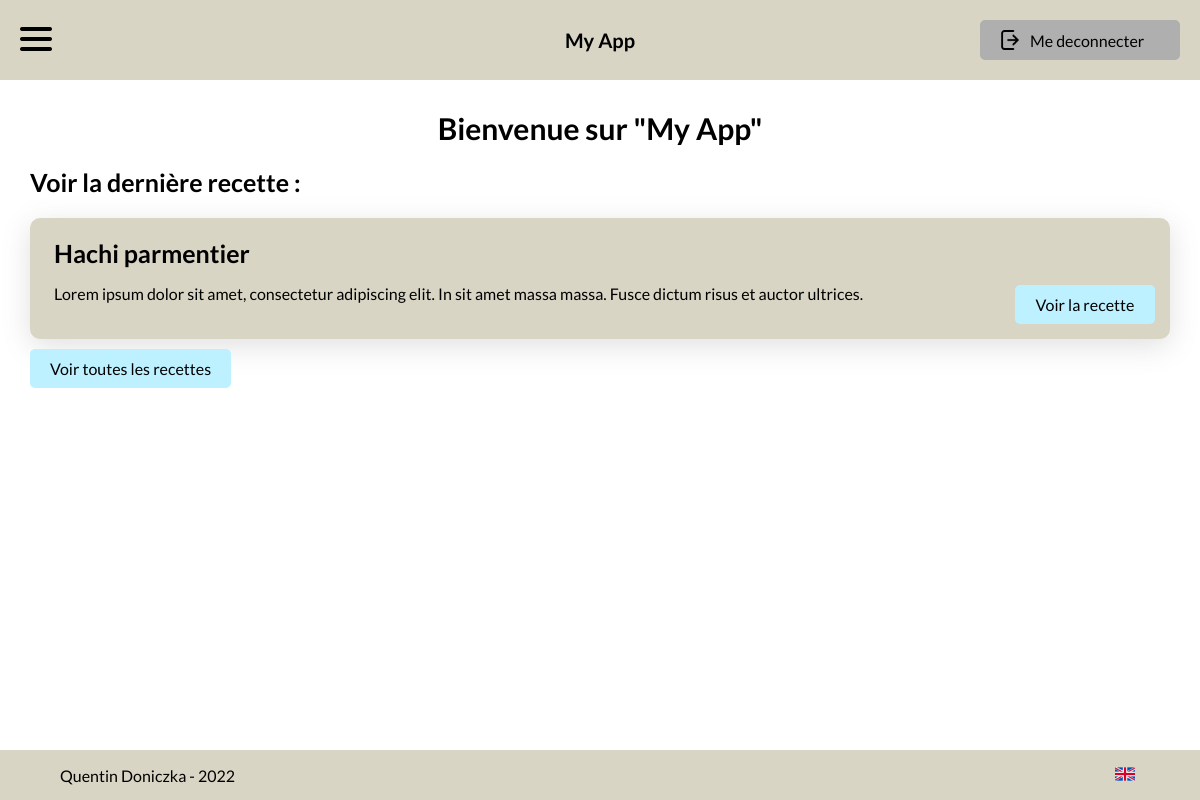
The page / (signed in) on the database its author committed.
### tables this page shows
CREATE TABLE receipts (
        id INTEGER PRIMARY KEY AUTOINCREMENT,
        titre VARCHAR(255) NOT NULL,
        temps INT,
        ingredients TEXT,
        lang VARCHAR(3) DEFAULT "fr",
        id_owner INT,
        is_public INT DEFAULT 0,
        resume TEXT,
        description TEXT NOT NULL
    );

### assets/php/traductions.php (called while the page is built, shortened)
<?php
function traduction() {
    $traduction = [];
    $traduction["fr"] = [];
    $traduction["en"] = [];
    $traduction["fr"]["accueil"] = [];
    $traduction["fr"]["accueil"]["titre"] = "Bienvenue sur \"My App\"";
    $traduction["fr"]["accueil"]["titre2"] = "Voir la dernière recette :";
    $traduction["fr"]["accueil"]["info"] = "Voir la recette";
    $traduction["fr"]["accueil"]["info_all"] = "Voir toutes les recettes";
    $traduction["fr"]["lang"] = [];
    $traduction["fr"]["lang"]["change_fr"] = "Traduire le site en français";
    $traduction["fr"]["lang"]["change_en"] = "Traduire le site en anglais";
    $traduction["fr"]["gestion"] = [];
    $traduction["fr"]["gestion"]["btn_edit"] = "Editer";
    $traduction["fr"]["gestion"]["btn_delete"] = "Supprimer";
    $traduction["fr"]["recette"] = [];
    $traduction["fr"]["recette"]["titre_privee"] = "Page de recette (privée)";
    $traduction["fr"]["recette"]["titre_public"] = "Page de recette (public)";
    $traduction["fr"]["recette"]["creation"] = "Création";
    $traduction["fr"]["recette"]["modif"] = "Modification";
    $traduction["fr"]["recette"]["recette"] = "recette";
    $traduction["fr"]["recette"]["titre"] = "Titre de la recette";
    $traduction["fr"]["recette"]["temps"] = "Temps de préparation (min)";
    $traduction["fr"]["recette"]["description"] = "Courte description";
    $traduction["fr"]["recette"]["ingredient"] = "Ingrédients";
    $traduction["fr"]["recette"]["t_ingredient"] = "Ecrire votre ingrédient ...";
    $traduction["fr"]["recette"]["q_ingredient"] = "Quantité";
    $traduction["fr"]["recette"]["u_ingredient"] = "Unité";
    $traduction["fr"]["recette"]["n_ingredient"] = "Nom ingrédient";
    $traduction["fr"]["recette"]["add"] = "Ajouter";
    $traduction["fr"]["recette"]["etape"] = "Etapes";
    $traduction["fr"]["recette"]["e_etape"] = "Ecrire votre étape ...";
    $traduction["fr"]["recette"]["save"] = "Enregistrer";
    $traduction["fr"]["recette"]["cancel"] = "Annuler";
    $traduction["fr"]["recette"]["r_liste"] = "Retour à la liste";
    $traduction["fr"]["recette"]["indispo"] = "Recette indisponible";
    $traduction["fr"]["recette"]["time"] = "Temps de préparations :";
    $traduction["fr"]["recette"]["n_recette"] = "Nouvelle recette";
    $traduction["fr"]["recette"]["propose"] =  "Proposer ma recette";
    $traduction["fr"]["recette"]["voir"] = "Voir la recette";
    $traduction["fr"]["recette"]["edit"] = "Editer";
    $traduction["fr"]["recette"]["sup"] = "Supprimer";
    $traduction["fr"]["recette"]["none"] = "Il n'y a pas de recettes à afficher.";
    $traduction["fr"]["signin"] = [];
    $traduction["fr"]["signin"]["titre"] = "Connexion";
    $traduction["fr"]["signin"]["mail"] = "Email";
    $traduction["fr"]["signin"]["name"] = "Pseudo";
    $traduction["fr"]["signin"]["mdp"] = "Mot de passe";
    $traduction["fr"]["signin"]["c_mdp"] = "Confirmation de mot de passe";
    $traduction["fr"]["signin"]["connect"] = "Se connecter";
    $traduction["fr"]["signin"]["inscrire"] = "S'inscrire";
    $traduction["fr"]["signin"]["membre"] = "Déjà membre ?";
    $traduction["fr"]["signin"]["success"] = "Inscription réussie, veuillez vous connecter.";
    $traduction["fr"]["header"]["home"] = "Accueil";
    $traduction["fr"]["header"]["profil"] = "Profil";
    $traduction["fr"]["header"]["recette"] = "Recettes";
    $traduction["fr"]["header"]["m_recette"] = "Mes recettes";
    $traduction["fr"]["header"]["course"] = "Liste de courses";
    $traduction["fr"]["header"]["utilisateur"] = "Gestion des utilisateurs";
    $traduction["fr"]["header"]["deco"] = "Me deconnecter";
    $traduction["fr"]["error_signin"]["pseudo"] = "Ce pseudo est déjà pris";
    $traduction["fr"]["error_signin"]["mdp"] = "Mots de passes differents";
    $traduction["fr"]["error_signin"]["email"] = "Email invalide";
    $traduction["fr"]["error_signin"]["user_ok"] = "Utilisateur bien enregistré.";
    $traduction["fr"]["error_signin"]["fields"] = "Les champs ne sont pas bien remplis.";
    $traduction["fr"]["error_signin"]["connect_ok"] = "Connexion réussie.";
    $traduction["fr"]["error_signin"]["id"] = "Les identifiants sont incorrects.";
    $traduction["fr"]["msg_role"]["droit"] = "Vous ne pouvez pas modifier les rôles.";
    $traduction["fr"]["msg_role"]["self"] = "Vous ne pouvez pas modifier votre propre rôle.";
    $traduction["fr"]["msg_role"]["update"] = "Rôle mis à jour.";
    $traduction["fr"]["msg_role"]["error"] = "Une erreur est survenu, veuillez réessayer plus tard.";
    $traduction["fr"]["recette"]["my_fav"] = "Mes favoris";
    $traduction["fr"]["recette"]["fav"] = "Favori";
    $traduction["fr"]["recette"]["moderation"] = "Modération des recettes";
    $traduction["fr"]["recette"]["add_course"] = "Ajouter à ma liste de course";
    $traduction["fr"]["liste"]["titre"] = "Ma liste de courses";
    $traduction["fr"]["liste"]["nombre"] = "Nombre de recettes choisies :";
    $traduction["fr"]["liste"]["creat"] = "Générer ma liste";
    $traduction["fr"]["liste"]["vide"] = "Liste de course vide";
    $traduction["fr"]["manage"]["titre"] = "Gestion des utilisateurs";
    $traduction["fr"]["manage"]["membre"] = "Membre";
    $traduction["en"]["accueil"] = [];
    $traduction["en"]["accueil"]["titre"] = "Welcome to \"My App\"";
    $traduction["en"]["accueil"]["titre2"] = "See the last receipt :";
    $traduction["en"]["accueil"]["info"] = "See receipt";
    $traduction["en"]["accueil"]["info_all"] = "See every receipts";
    $traduction["en"]["lang"] = [];
    $traduction["en"]["lang"]["change_fr"] = "Traduire le site en français";
    $traduction["en"]["lang"]["change_en"] = "Traduire le site en anglais";
    $traduction["en"]["gestion"] = [];
    $traduction["en"]["gestion"]["btn_edit"] = "Editer";
    $traduction["en"]["gestion"]["btn_delete"] = "Supprimer";
    $traduction["en"]["signin"] = [];
    $traduction["en"]["signin"]["titre"] = "Connection";
    $traduction["en"]["signin"]["mail"] = "Email";
    $traduction["en"]["signin"]["name"] = "Pseudo";
    $traduction["en"]["signin"]["mdp"] = "Password";
    $traduction["en"]["signin"]["c_mdp"] = "Confirm password";
    $traduction["en"]["signin"]["connect"] = "Log in";
    $traduction["en"]["signin"]["inscrire"] = "Register";
    $traduction["en"]["signin"]["membre"] = "Already member ?";
    $traduction["en"]["signin"]["success"] = "Register done, please login.";
    $traduction["en"]["signin"]["success"] = "Register done, please login.";
    $traduction["en"]["header"]["home"] = "Homepage";
    $traduction["en"]["header"]["profil"] = "Profil";
    $traduction["en"]["header"]["recette"] = "Receipt";
    $traduction["en"]["header"]["m_recette"] = "My Receipt";
    $traduction["en"]["header"]["course"] = "Shopping list";
    $traduction["en"]["header"]["utilisateur"] = "User management";
    $traduction["en"]["header"]["deco"] = "Logout";
    $traduction["en"]["error_signin"]["pseudo"] = "This pseudo is already taken";
    $traduction["en"]["error_signin"]["mdp"] = "password is not matching";
    $traduction["en"]["error_signin"]["email"] = "Email invalid";
    $traduction["en"]["error_signin"]["user_ok"] = "User well saved";
    $traduction["en"]["error_signin"]["fields"] = "The fields are not filled in correctly.";
    $traduction["en"]["error_signin"]["connect_ok"] = "Successful connection.";
    $traduction["en"]["error_signin"]["id"] = "Identifiers are incorrect.";
    $traduction["en"]["msg_role"]["droit"] = "You cannot change roles.";
    $traduction["en"]["msg_role"]["self"] = "You cannot change your won role.";
    $traduction["en"]["msg_role"]["update"] = "Updated role";
    $traduction["en"]["msg_role"]["error"] = "An error has occurred, please try again later.";
    $traduction["en"]["recette"] = [];
    $traduction["en"]["recette"]["titre_privee"] = "Receipts page (private)";
    $traduction["en"]["recette"]["titre_public"] = "Receipts page (public)";
    $traduction["en"]["recette"]["creation"] = "Creation";
    $traduction["en"]["recette"]["modif"] = "Edit";
    $traduction["en"]["recette"]["recette"] = "receipt";
    $traduction["en"]["recette"]["titre"] = "Receipts title";
    $traduction["en"]["recette"]["temps"] = "Preparation time (mins)";
    $traduction["en"]["recette"]["description"] = "Short Description";
    $traduction["en"]["recette"]["ingredient"] = "Ingredients";
    $traduction["en"]["recette"]["t_ingredient"] = "Write your ingredient...";
    $traduction["en"]["recette"]["q_ingredient"] = "Quantity";
    $traduction["en"]["recette"]["u_ingredient"] = "Unit";
    $traduction["en"]["recette"]["n_ingredient"] = "Ingredient name";
    $traduction["en"]["recette"]["add"] = "Add";
    $traduction["en"]["recette"]["etape"] = "Steps";
    $traduction["en"]["recette"]["e_etape"] = "Write your step...";
    $traduction["en"]["recette"]["save"] = "Save";
    $traduction["en"]["recette"]["cancel"] = "Cancel";
    $traduction["en"]["recette"]["r_liste"] = "Back to list";
    $traduction["en"]["recette"]["indispo"] = "Recipe unavailable";
    $traduction["en"]["recette"]["time"] = "Preparation time:";
    $traduction["en"]["recette"]["n_recette"] = "New recipe";
    $traduction["en"]["recette"]["propose"] =  "Submit my recipe";
    $traduction["en"]["recette"]["voir"] = "See the recipe";
    $traduction["en"]["recette"]["edit"] = "Edit";
    $traduction["en"]["recette"]["sup"] = "Delete";
    $traduction["en"]["recette"]["none"] = "There are no recipes to display.";
    $traduction["en"]["recette"]["my_fav"] = "My favorites";
    $traduction["en"]["recette"]["fav"] = "Favorite";
    $traduction["en"]["recette"]["moderation"] = "Management receipt public";
    $traduction["en"]["recette"]["add_course"] = "Add to my wishlist";
    $traduction["en"]["liste"]["titre"] = "My shopping list";
    $traduction["en"]["liste"]["nombre"] = "Number of recipes chosen :";
    $traduction["en"]["liste"]["creat"] = "Generate my list";
    $traduction["en"]["liste"]["vide"] = "Shopping list is empty";
    $traduction["en"]["manage"]["titre"] = "User management";
    $traduction["en"]["manage"]["membre"] = "Member";
    return $traduction;
}

### index.php (the view)
<?php
include("./assets/php/header.php");
$pdo = new PDO('sqlite:./database.db');
$pdo->setAttribute(PDO::ATTR_DEFAULT_FETCH_MODE, PDO::FETCH_ASSOC);
$pdo->setAttribute(PDO::ATTR_ERRMODE, PDO::ERRMODE_EXCEPTION);
$lang = $_SESSION["lang"];
$traduction = traduction();
?>
<?php $receipt = $pdo->query('SELECT * FROM receipts WHERE is_public=1 AND lang = "fr" ORDER BY id DESC LIMIT 1')->fetch(); ?>
<h1><?php echo $traduction[$lang]["accueil"]["titre"]; ?></h1>
<div class="wrapper">
    <h2><?php echo $traduction[$lang]["accueil"]["titre2"]; ?> </h2>
    <div class="list">
    <div class='item'>
        <div class="txt">
            <h2><?php echo $receipt["titre"]; ?></h2>
            <p><?php echo $receipt["resume"]; ?></p>
        </div>
        <div class="actions">
            <a class="btn info" href="/receipts/?id=<?php echo $receipt["id"]; ?>"><?php echo $traduction[$lang]["accueil"]["info"]; ?></a>
        </div>
    </div>
    </div>
    <div class="btns">
        <a href="/receipts/" class="btn info"><?php echo $traduction[$lang]["accueil"]["info_all"]; ?></a>
    </div>
</div>
<?php
include("./assets/php/footer.php");
?>

### assets/css/style.css (style rules this page uses)
:root { --main-color: #AFAFAF; --grey: #D8D5C5; --error: #dc3545; --success: #28a745; }
body { font-family: 'Lato',sans-serif; margin: 0; position: relative; }
h1 { font-size: 30px; text-align: center; margin-top: 0px; }
h2 { font-size: 25px; }
a { color: inherit; text-decoration: none; }
.btn { color: inherit; text-decoration: none; padding: 10px 20px; text-align: center; background-color: var(--main-color); border-radius: 5px; border: none; font-size: 16px; }
.btn.info { background-color: #bdf1ff; }
.list { max-width: 1250px; margin:0 auto; }
.list .item { box-shadow: rgba(100, 100, 111, 0.2) 0px 7px 29px 0px; padding: 10px; border-radius: 10px; margin-bottom: 20px; display: flex; justify-content: space-between; background-color: var(--grey); }
.list .item h2 { margin:0; }
.list .item .txt { margin: 10px 14px; }
.list .actions { display: flex; justify-content: flex-end; align-items: center; flex-direction: column; }
.list .actions a , .list .actions button { margin: 5px; display: block; width: 100px; cursor: pointer; }
.wrapper { max-width: 1250px; margin:0 auto; }

### rows shown on the page
receipts: titre "Hachi parmentier", resume "Lorem ipsum dolor sit amet, consectetur adipiscing elit. In sit amet massa massa. Fusce dictum risus et auctor ultrices."

### other values the page prints
$traduction[$lang]["header"]["deco"] "Me deconnecter"
$traduction[$lang]["accueil"]["titre"] "Bienvenue sur \"My App\""
$traduction[$lang]["accueil"]["titre2"] "Voir la dernière recette :"
$traduction[$lang]["accueil"]["info"] "Voir la recette"
$traduction[$lang]["accueil"]["info_all"] "Voir toutes les recettes"
